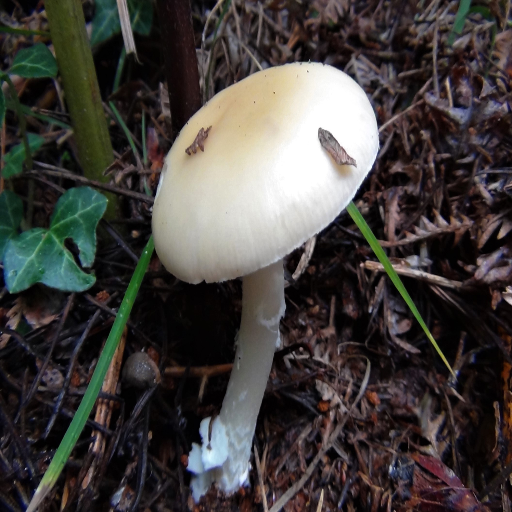
#> input picture Datasets/Mushroom_Segmentation_2569/images/mushroom_2.png, 512 x 512 px
$ python mushroom_2.py
#> lines starting #> are read from the running program, lines starting #| are printed output that depends on the picture; after the words box and inside, x2 and y2 are one past the last pixel; in counts of white or black regions, pixels touching at a corner belong together
### src/myDIP/morphology/fragmentsRemove.py
import numpy as np
import cv2 as cv
import matplotlib.pyplot as plt


def removeFragments(input_img, thresh_percent=0.1):
    '''
        Remove Fragments in the Binary Image
    '''
    # -> Connected Components
    input_img = input_img.astype(np.uint8)
    _, label_img = cv.connectedComponents(input_img, connectivity=4)
    # -> Count Number of pixel of each label
    labels, counts = np.unique(label_img, return_counts=True)
    # print(labels)

    ### -> Fragments Searching
    # - Cut-off Value
    count_pixels = input_img.shape[0] * input_img.shape[1]
    count_thresh = int(count_pixels * thresh_percent)
    # - Thresholding
    pass_index = np.argwhere(counts > count_thresh).flatten()
    # print(pass_index)

    assert len(pass_index) > 1, "All Objects are removed, Try reducing 'thresh_percent' value"

    # - Pass Label/Group
    output_img = np.isin(label_img, pass_index[1:])
    output_img = output_img.astype(np.uint8)

    return output_img

### src/myDIP/morphology/fillHoles.py
import cv2 as cv
import numpy as np


def fillHoles(input_img):

    # -> Create Buffer image
    buffer_img = np.zeros((input_img.shape[0]+2,
                           input_img.shape[1]+2), np.uint8)
    buffer_img[1:-1, 1:-1] = input_img

    # -> Empty image
    empty_img = np.zeros((buffer_img.shape[0]+2,
                          buffer_img.shape[1]+2), np.uint8)

    # -> Flood Fill
    _, flood_img, _, _ = cv.floodFill(buffer_img.copy(),
                                      empty_img, (0, 0), 1)
    flood_img = flood_img[1:-1, 1:-1]

    # -> Holes Masking
    hole_img = np.logical_not(flood_img)

    # -> Fill Holes
    output_img = np.logical_or(input_img, hole_img)
    output_img = output_img.astype(np.uint8)

    return output_img

### src/mushroom_2.py
import os
import cv2 as cv
import numpy as np
import matplotlib.pyplot as plt
import skimage.morphology as skmorph
from glob import glob
import skimage.measure as regionprops

from myDIP.segmentations import colorRange, kmeans
from myDIP.morphology import removeFragments, fillHoles


def getLargestConnectedComponent(binary_img):
    '''
        Get the largest component in the Input Image
    '''
    binary_img = binary_img.astype(np.uint8)
    # -> Connected Components
    _, label_img = cv.connectedComponents(binary_img)
    # -> Count Number of pixel of each label
    labels, counts = np.unique(label_img, return_counts=True)

    # -> Remove Background
    counts = counts[labels!=0]
    labels = labels[labels!=0]

    # -> Get largest component
    largest_group_label = labels[np.argmax(counts)]
    output_img = np.zeros_like(binary_img, np.uint8)
    output_img[label_img==largest_group_label] = 1

    return output_img


if __name__ == "__main__":

    input_path = r"../Datasets/Mushroom_Segmentation_2569/images/mushroom_2.png"

    output_path = r"../Datasets/Mushroom_Segmentation_2569/output/"

    input_img = cv.imread(input_path)
#> input_img is the input picture: shape (512, 512, 3); mean B, G, R 61.3, 64, 67.6

    base_filename = os.path.basename(input_path)

    output_path_name = output_path + base_filename

    input_img = cv.imread(input_path)

    # RGB image
    rgb_img = cv.cvtColor(input_img, cv.COLOR_BGR2RGB)

    # HSV image
    hsv_img = cv.cvtColor(input_img, cv.COLOR_BGR2HSV)
#> hsv_img: shape (512, 512, 3); mean H, S, V 78.9, 79.7, 72.5


    hue_img = hsv_img[:,:,0]
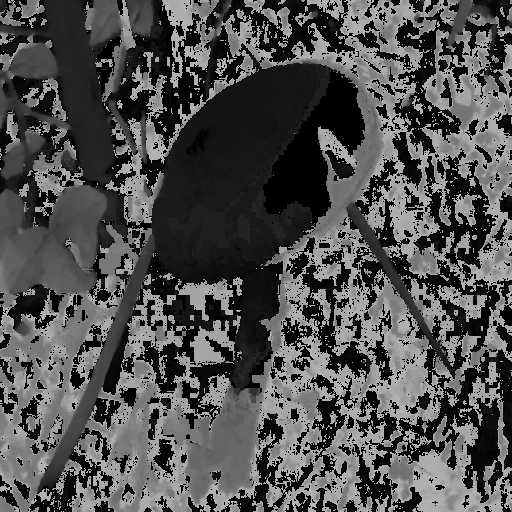
#> hue_img: shape (512, 512); min 0, max 179, mean 78.9
    saturation_img = hsv_img[:,:,1]
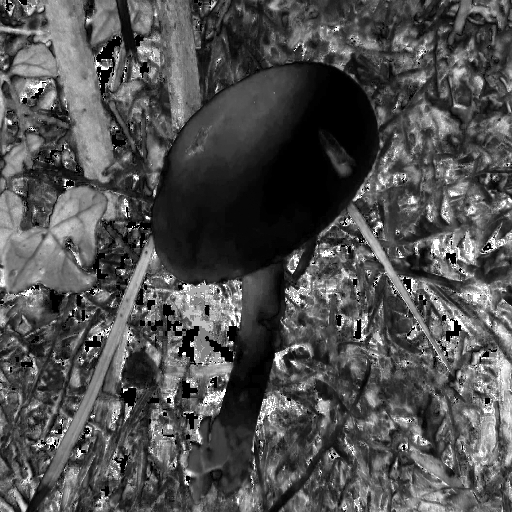
#> saturation_img: shape (512, 512); min 0, max 255, mean 79.7
    value_img = hsv_img[:,:,2]
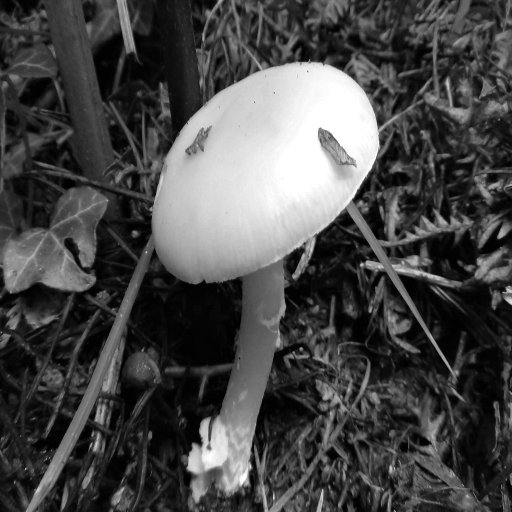
#> value_img: shape (512, 512); min 0, max 255, mean 72.5

    plt.figure()
    plt.imshow(rgb_img)
    plt.figure()
    plt.imshow(hsv_img)
    plt.figure()
    plt.imshow(hue_img, cmap="hsv")
    plt.figure()
    plt.imshow(saturation_img, cmap="gray")
    plt.figure()
    plt.imshow(value_img, cmap="gray")


    lower_stipe = np.array([0, 0, 58])
    upper_stipe = np.array([120, 65, 255])
    mask_thresholding = cv.inRange(hsv_img, lower_stipe, upper_stipe)
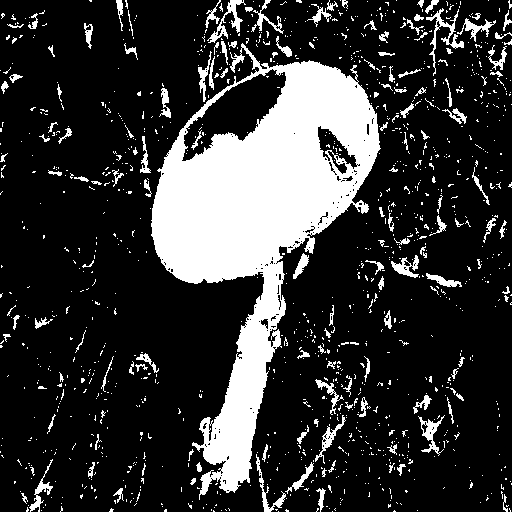
#> mask_thresholding: shape (512, 512); 20.3% white; 1209 white regions (1069 under 20 px), largest, box (x1, y1, x2, y2) and area: (151, 43, 381, 500) 39278, (426, 8, 464, 76) 470, (207, 0, 246, 43) 418


    ### => remove small fragments
    mask = removeFragments(mask_thresholding, thresh_percent=0.01)
#> in removeFragments, `_, label_img = cv.connectedComponents(input_img, connectivity=4)`:
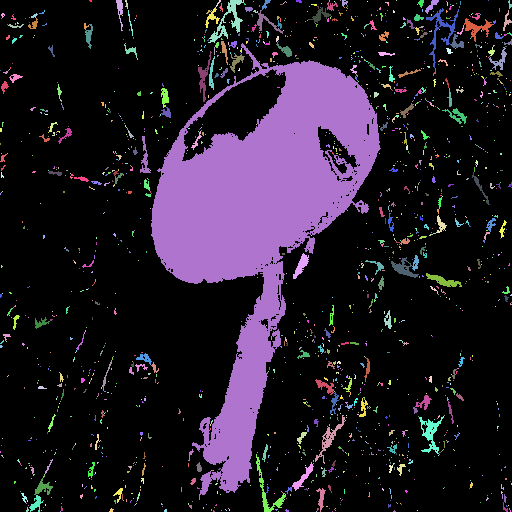
#> label_img: shape (512, 512) int32; 1694 distinct labels, from 0 to 1693; one colour per label, 0 black
#> in removeFragments, `labels, counts = np.unique(label_img, return_counts=True)`: labels = 1694 values from 0 to 1693; counts = 1694 values, max 208902 at index 0, min 1 at index 9, mean 154.7
#> in removeFragments, `pass_index = np.argwhere(counts > count_thresh).flatten()`: pass_index = [0, 224]
#> in removeFragments, `output_img = np.isin(label_img, pass_index[1:])`: output_img: shape (512, 512) bool; 14.9% white; 1 white region, box (x1, y1, x2, y2) and area: (151, 43, 381, 500) 39075


    kernel_size = 5
    kernel = np.ones((kernel_size, kernel_size), np.uint8)

    ### => closing
    close_img = cv.morphologyEx(mask, cv.MORPH_CLOSE, kernel)
#> close_img: shape (512, 512); values 0 (black) and 1 (white), 15.4% white; 1 white region, box (x1, y1, x2, y2) and area: (151, 43, 381, 500) 40246


    ### => fill hole segment
    fillhole_img = fillHoles(close_img)
#> in fillHoles, `buffer_img[1:-1, 1:-1] = input_img`: buffer_img: shape (514, 514); values 0 (black) and 1 (white), 15.2% white; 1 white region, box (x1, y1, x2, y2) and area: (152, 44, 382, 501) 40246
#> in fillHoles, `_, flood_img, _, _ = cv.floodFill(buffer_img.copy(), empty_img, (0, 0)..`: flood_img: shape (514, 514); values 0 (black) and 1 (white), 98.3% white; 3 black regions, box (x1, y1, x2, y2) and area: (185, 72, 287, 161) 3948, (319, 130, 356, 165) 557, (339, 165, 347, 174) 62
#> in fillHoles, `flood_img = flood_img[1:-1, 1:-1]`:
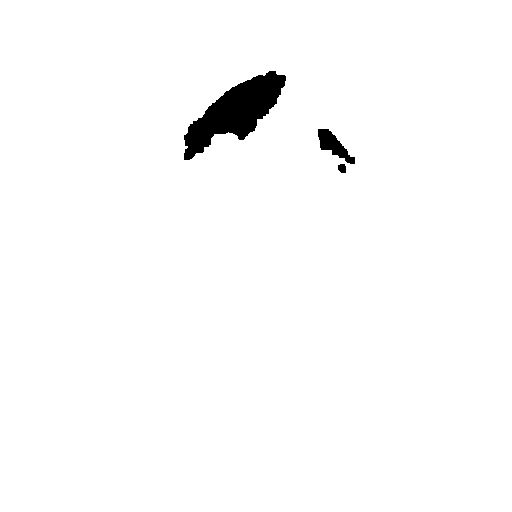
#> flood_img: shape (512, 512); values 0 (black) and 1 (white), 98.3% white; 3 black regions, box (x1, y1, x2, y2) and area: (184, 71, 286, 160) 3948, (318, 129, 355, 164) 557, (338, 164, 346, 173) 62
#> in fillHoles, `output_img = np.logical_or(input_img, hole_img)`:
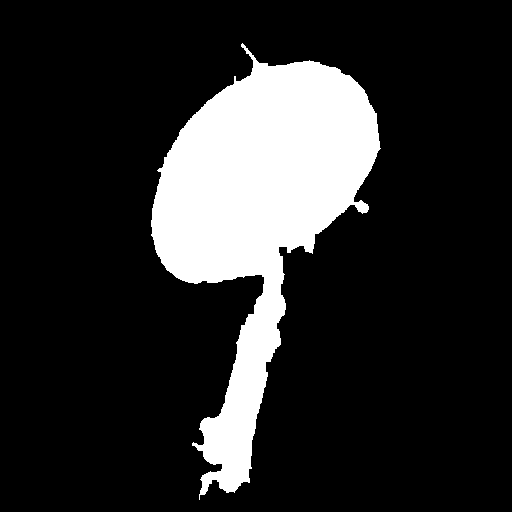
#> output_img: shape (512, 512) bool; 17.1% white; 1 white region, box (x1, y1, x2, y2) and area: (151, 43, 381, 500) 44813

    output_mask = getLargestConnectedComponent(fillhole_img)
#> in getLargestConnectedComponent, `labels, counts = np.unique(label_img, return_counts=True)`: labels = [0, 1]; counts = [217331, 44813]
#> in getLargestConnectedComponent, `counts = counts[labels!=0]`: counts = [44813]
#> in getLargestConnectedComponent, `labels = labels[labels!=0]`: labels = [1]
#> in getLargestConnectedComponent, `largest_group_label = labels[np.argmax(counts)]`: largest_group_label = 1

    output_mask = output_mask * 255

    cv.imwrite(output_path_name, output_mask)


    plt.figure()
    plt.imshow(mask_thresholding, cmap="gray")
    plt.figure()
    plt.imshow(mask, cmap="gray")
    plt.figure()
    plt.imshow(close_img, cmap="gray")
    plt.figure()
    plt.imshow(fillhole_img, cmap="gray")
    plt.figure()
    plt.imshow(output_mask, cmap="gray")
    plt.show()

$ run again, with Datasets/Mushroom_Segmentation_2569/images/mushroom_3.png copied over Datasets/Mushroom_Segmentation_2569/images/mushroom_2.png
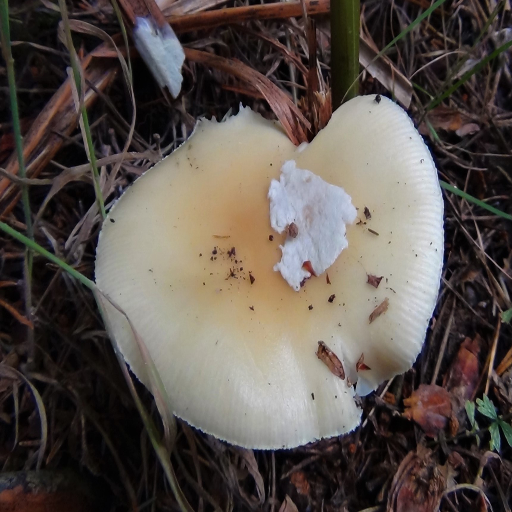
#> input picture Datasets/Mushroom_Segmentation_2569/images/mushroom_3.png, 512 x 512 px
#> input_img is the input picture: shape (512, 512, 3); mean B, G, R 75.1, 80.5, 88.9
#> hsv_img: shape (512, 512, 3); mean H, S, V 60.8, 67.6, 91
#> mask_thresholding: shape (512, 512); 33.3% white; 817 white regions (695 under 20 px), largest, box (x1, y1, x2, y2) and area: (35, 90, 450, 451) 73871, (136, 19, 184, 97) 2069, (52, 0, 103, 50) 539
#> in removeFragments, `_, label_img = cv.connectedComponents(input_img, connectivity=4)`:
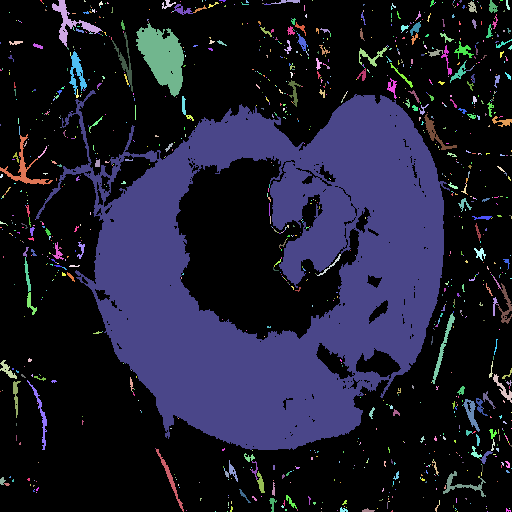
#> label_img: shape (512, 512) int32; 1181 distinct labels, from 0 to 1180; one colour per label, 0 black
#> in removeFragments, `labels, counts = np.unique(label_img, return_counts=True)`: labels = 1181 values from 0 to 1180; counts = 1181 values, max 174767 at index 0, min 1 at index 6, mean 222
#> pass_index = [0, 377]
#> close_img: shape (512, 512); values 0 (black) and 1 (white), 28.9% white; 1 white region, box (x1, y1, x2, y2) and area: (36, 90, 450, 450) 75633
#> buffer_img: shape (514, 514); values 0 (black) and 1 (white), 28.6% white; 1 white region, box (x1, y1, x2, y2) and area: (37, 91, 451, 451) 75633
#> hole_img: shape (512, 512) bool; 8.2% white; 12 white regions, largest, box (x1, y1, x2, y2) and area: (176, 158, 359, 339) 18494, (106, 157, 155, 202) 934, (356, 351, 399, 377) 702
#> in fillHoles, `output_img = np.logical_or(input_img, hole_img)`:
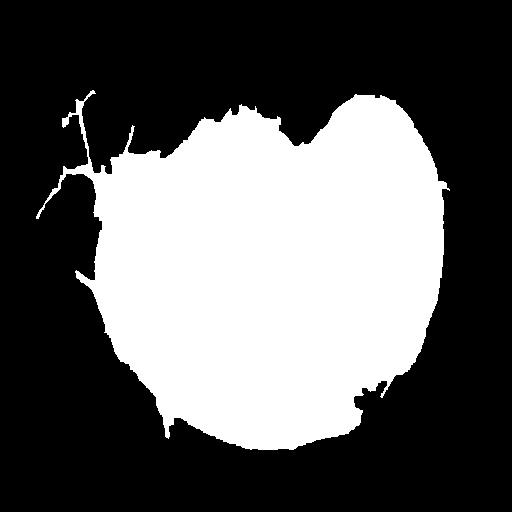
#> output_img: shape (512, 512) bool; 37.1% white; 1 white region, box (x1, y1, x2, y2) and area: (36, 90, 450, 450) 97216
#> in getLargestConnectedComponent, `labels, counts = np.unique(label_img, return_counts=True)`: labels = [0, 1]; counts = [164928, 97216]
#> in getLargestConnectedComponent, `counts = counts[labels!=0]`: counts = [97216]
#> in getLargestConnectedComponent, `labels = labels[labels!=0]`: labels = [1]
#> largest_group_label = 1
